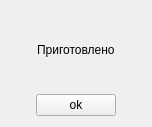
<?xml version="1.0" encoding="UTF-8"?>
<ui version="4.0">
 <class>Form</class>
 <widget class="QWidget" name="Form">
  <property name="geometry">
   <rect>
    <x>0</x>
    <y>0</y>
    <width>152</width>
    <height>127</height>
   </rect>
  </property>
  <property name="windowTitle">
   <string>Form</string>
  </property>
  <layout class="QVBoxLayout" name="verticalLayout_2">
   <item>
    <layout class="QVBoxLayout" name="verticalLayout">
     <item alignment="Qt::AlignHCenter">
      <widget class="QLabel" name="label">
       <property name="text">
        <string>Приготовлено</string>
       </property>
      </widget>
     </item>
     <item alignment="Qt::AlignHCenter">
      <widget class="QPushButton" name="button_ok">
       <property name="text">
        <string>ok</string>
       </property>
      </widget>
     </item>
    </layout>
   </item>
  </layout>
 </widget>
 <resources/>
 <connections/>
</ui>
